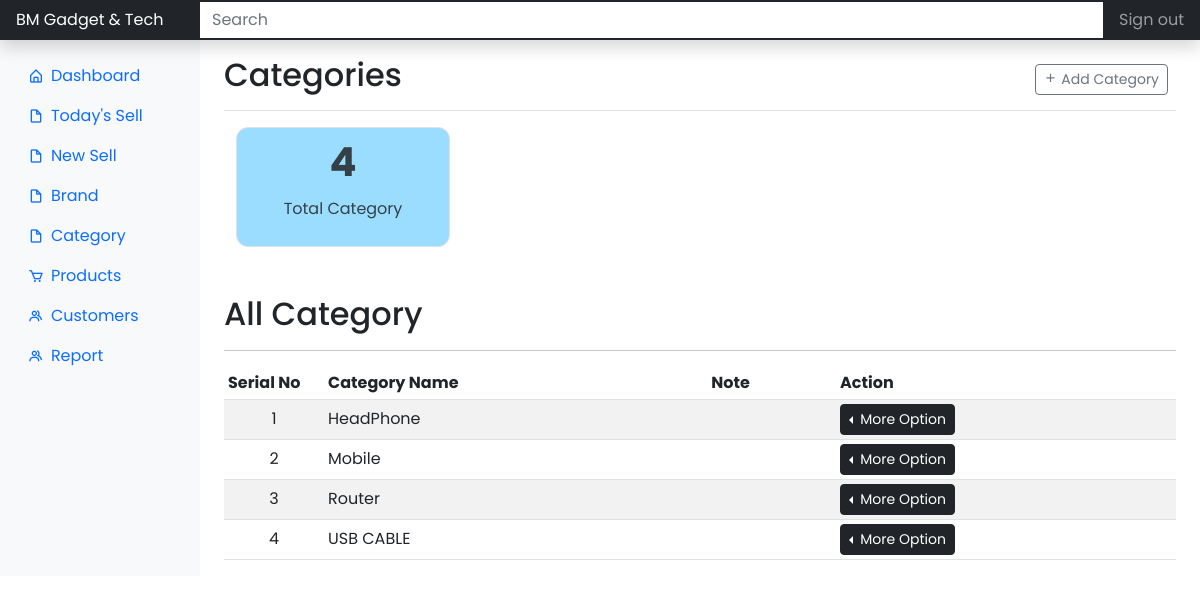
/dashboard/category/ (signed in), run on the app's committed database.
### app/models.py (models this page shows)
class Categories(db.Model):
    __tablename__ = 'categories'
    id = db.Column(db.Integer, primary_key=True)
    name = db.Column(db.String(30), nullable=False, unique=True)
    note = db.Column(db.String())

### app/dashboard/views.py (the view)
@dashboard.route('/dashboard/category/', methods=['GET', 'POST'])
@login_required
def category():
    categories = Categories.query.all()
    form = AddCategoryForm()
    if form.validate_on_submit():
        category = Categories(name=form.category_name.data, note=form.category_note.data)
        db.session.add(category)
        db.session.commit()
        flash(f'Category "{form.category_name.data}" added successfully ✅', 'success')
        return redirect(url_for('dashboard.category'))
    return render_template('dashboard/category.html', title='Category', form=form, categories=categories)

### app/dashboard/forms.py
class AddCategoryForm(FlaskForm):
    category_name = StringField(
        'Category Name',
        validators=[DataRequired()]
    )
    category_note = TextAreaField('Note (Optional)')
    submit = SubmitField('Save')

### app/models.py (called while the page is built)
@login_manager.user_loader
def load_user(user_id):
    return Users.query.get(int(user_id))

### app/templates/dashboard/category.html (shortened to what this page needs)
{% extends 'layouts/root-dashboard.html' %}
{% block body %}
<header class="navbar navbar-dark sticky-top bg-dark flex-md-nowrap p-0 shadow">
	<a class="navbar-brand col-md-3 col-lg-2 me-0 px-3 fs-6" href="#">
		BM Gadget & Tech
	</a>
	<input class="form-control form-control-dark w-100 rounded-0 border-0" type="text" placeholder="Search"
		aria-label="Search" />
	<div class="navbar-nav">
		<div class="nav-item text-nowrap">
			<a class="nav-link px-3" href="#">Sign out </a>
		</div>
	</div>
</header>
<div class="container-fluid">
	<div class="row">
		{% include 'helpers/_dashboard_side_nav.html' %}
		<main class="col-md-9 ms-sm-auto col-lg-10 px-md-4">
			<div
				class="d-flex justify-content-between flex-wrap flex-md-nowrap align-items-center pt-3 pb-2 mb-3 border-bottom">
				<h1 class="h2">Categories</h1>
				<div class="btn-toolbar mb-2 mb-md-0">
					<div class="btn-group me-2">
						<button type="button" class="btn btn-sm btn-outline-secondary" data-bs-toggle="modal"
							data-bs-target="#categoryModal">
							<i class="bx bx-plus"></i>
							Add Category
						</button>
					</div>
				</div>
			</div>
			<div class="container">
				<div class="row gap-2 mb-5">
					<div class="col-lg-3">
						<div class="border summery__box bg__anakiwa p-2">
							<h3 class="summery__box-title fs-1 fw-bolder">
								{{ categories|length }}
							</h3>
							<p class="summery__subtitle">Total Category</p>
						</div>
					</div>
				</div>
			</div>
			<h2>All Category</h2>
			<hr />
			{% if categories %}
			<div class="table-responsive">
				<table class="table table-striped table-sm">
					<thead>
						<tr>
							<th scope="col" width="100">Serial No</th>
							<th scope="col">Category Name</th>
							<th scope="col">Note</th>
							<th scope="col">Action</th>
						</tr>
					</thead>
					<tbody>
						{% for category in categories %}
						<tr class="align-middle">
							<td class="text-center counters">{{ category.id }}</td>
							<td>{{ category.name }}</td>
							<td>{{ category.note }}</td>
							<td>
								<div class="btn-group dropstart">
									<button type="button" class="btn btn-dark btn-sm dropdown-toggle"
										data-bs-toggle="dropdown" aria-expanded="false">
										More Option
									</button>
								</div>
							</td>
						</tr>
						{% endfor %}
					</tbody>
				</table>
			</div>
			{% endif %}
		</main>
	</div>
</div>
{% endblock %}

### app/static/css/customize.css (style rules this page uses)
body { font-family: "Poppins", sans-serif; }
.bg__anakiwa { background-color: #9bddff; color: #334046; }
.summery__box { width: 100%; height: 120px; display: grid; place-items: center; border-radius: 0.75rem; }
.bg__anakiwa .summery__box-title, .bg__anakiwa .summery__subtitle { color: #334046; }

### data on the page
Categories: id "1", name "HeadPhone"
Categories: id "2", name "Mobile"
Categories: id "3", name "Router"
Categories: id "4", name "USB CABLE"

### other printed values
{{ categories|length }} "4"
